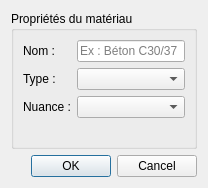
<?xml version="1.0" encoding="UTF-8"?>
<ui version="4.0">
 <class>MaterialDialog</class>
 <widget class="QDialog" name="MaterialDialog">
  <property name="windowTitle">
   <string>Matériau</string>
  </property>
  <property name="minimumWidth">
   <number>350</number>
  </property>
  <layout class="QVBoxLayout" name="mainLayout">
   <item>
    <widget class="QGroupBox" name="groupBox">
     <property name="title">
      <string>Propriétés du matériau</string>
     </property>
     <layout class="QFormLayout" name="formLayout">
      <item row="0" column="0">
       <widget class="QLabel" name="labelName">
        <property name="text">
         <string>Nom :</string>
        </property>
       </widget>
      </item>
      <item row="0" column="1">
       <widget class="QLineEdit" name="editName">
        <property name="placeholderText">
         <string>Ex : Béton C30/37</string>
        </property>
       </widget>
      </item>
      <item row="1" column="0">
       <widget class="QLabel" name="labelType">
        <property name="text">
         <string>Type :</string>
        </property>
       </widget>
      </item>
      <item row="1" column="1">
       <widget class="QComboBox" name="comboType"/>
      </item>
      <item row="2" column="0">
       <widget class="QLabel" name="labelGrade">
        <property name="text">
         <string>Nuance :</string>
        </property>
       </widget>
      </item>
      <item row="2" column="1">
       <widget class="QComboBox" name="comboGrade"/>
      </item>
      <item row="3" column="0" colspan="2">
       <widget class="QLabel" name="lblInfo">
        <property name="wordWrap">
         <bool>true</bool>
        </property>
        <property name="styleSheet">
         <string notr="true">color: #888; font-size: 11px;</string>
        </property>
        <property name="text">
         <string/>
        </property>
       </widget>
      </item>
     </layout>
    </widget>
   </item>
   <item>
    <widget class="QDialogButtonBox" name="buttonBox">
     <property name="standardButtons">
      <set>QDialogButtonBox::Ok|QDialogButtonBox::Cancel</set>
     </property>
    </widget>
   </item>
  </layout>
 </widget>
 <resources/>
 <connections/>
</ui>
